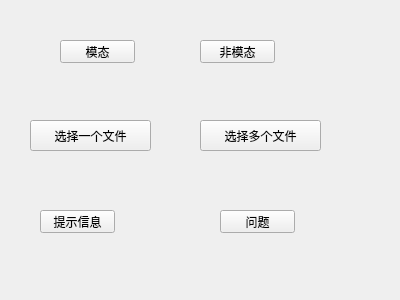
<?xml version="1.0" encoding="UTF-8"?>
<ui version="4.0">
 <class>Widget</class>
 <widget class="QWidget" name="Widget">
  <property name="geometry">
   <rect>
    <x>0</x>
    <y>0</y>
    <width>400</width>
    <height>300</height>
   </rect>
  </property>
  <property name="windowTitle">
   <string>Widget</string>
  </property>
  <widget class="QPushButton" name="pushButton">
   <property name="geometry">
    <rect>
     <x>60</x>
     <y>40</y>
     <width>75</width>
     <height>23</height>
    </rect>
   </property>
   <property name="text">
    <string>模态</string>
   </property>
  </widget>
  <widget class="QPushButton" name="pushButton_2">
   <property name="geometry">
    <rect>
     <x>200</x>
     <y>40</y>
     <width>75</width>
     <height>23</height>
    </rect>
   </property>
   <property name="text">
    <string>非模态</string>
   </property>
  </widget>
  <widget class="QPushButton" name="pushButton_3">
   <property name="geometry">
    <rect>
     <x>30</x>
     <y>120</y>
     <width>121</width>
     <height>31</height>
    </rect>
   </property>
   <property name="text">
    <string>选择一个文件</string>
   </property>
  </widget>
  <widget class="QPushButton" name="pushButton_4">
   <property name="geometry">
    <rect>
     <x>200</x>
     <y>120</y>
     <width>121</width>
     <height>31</height>
    </rect>
   </property>
   <property name="text">
    <string>选择多个文件</string>
   </property>
  </widget>
  <widget class="QPushButton" name="pushButton_5">
   <property name="geometry">
    <rect>
     <x>40</x>
     <y>210</y>
     <width>75</width>
     <height>23</height>
    </rect>
   </property>
   <property name="text">
    <string>提示信息</string>
   </property>
  </widget>
  <widget class="QPushButton" name="pushButton_6">
   <property name="geometry">
    <rect>
     <x>220</x>
     <y>210</y>
     <width>75</width>
     <height>23</height>
    </rect>
   </property>
   <property name="text">
    <string>问题</string>
   </property>
  </widget>
 </widget>
 <layoutdefault spacing="6" margin="11"/>
 <resources/>
 <connections/>
</ui>
